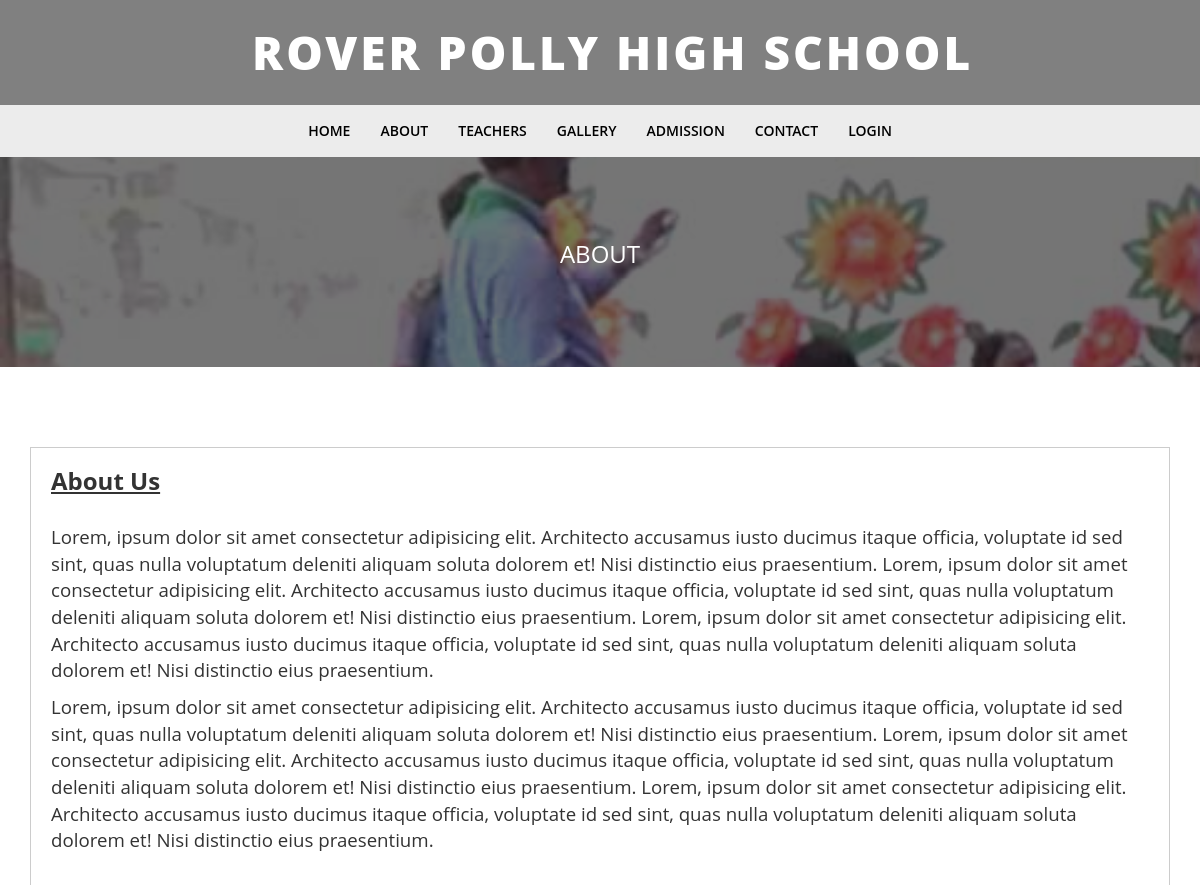
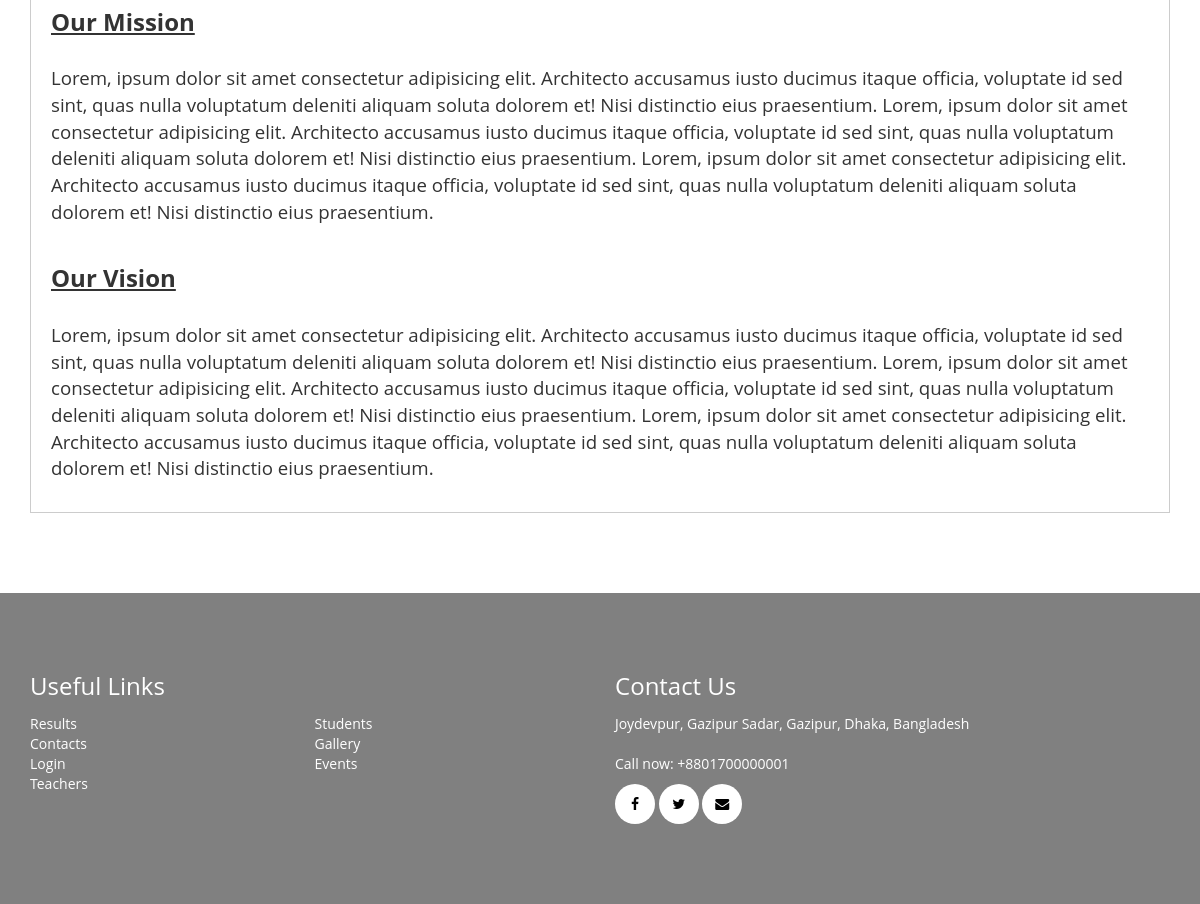
Page /about.php on the committed database (2 pictures, top to bottom).
### tables this page shows
CREATE TABLE `page_options` (
  `id` int(11) NOT NULL,
  `school_meta_key` varchar(55) NOT NULL,
  `school_meta_value` text
);

CREATE TABLE `page_contents` (
  `id` int(11) NOT NULL,
  `page_name` varchar(20) NOT NULL,
  `page_text` text,
  `page_image` varchar(100) DEFAULT NULL
);

### functions.php (called while the page is built, shortened)
<?php
require_once "includes/db.php";
function is_user_logged_in() {
	if(isset($_SESSION['user_role'])) {
		return true;
	} else {
		return false;
	}
}
function get_school_name() {
	global $conn;
	$query = "SELECT * FROM page_options WHERE school_meta_key='school_name'";
	$result = mysqli_query($conn, $query);
	if(mysqli_num_rows($result) > 0) {
		$row = mysqli_fetch_assoc($result);
		$school_name = $row['school_meta_value'];
	} else {
		$school_name = 'DEMO SCHOOL';
	}
	return $school_name;
}
function get_school_address() {
	global $conn;
	$query = "SELECT * FROM page_options WHERE school_meta_key='school_address'";
	$result = mysqli_query($conn, $query);
	if(mysqli_num_rows($result) > 0) {
		$row = mysqli_fetch_assoc($result);
		$school_addr = $row['school_meta_value'];
	} else {
		$school_addr = 'Dhaka, Bangladesh';
	}
	return $school_addr;
}

### about.php (the view)
<?php require_once "includes/header.php"; ?>
	<?php require_once "includes/banner.php" ?>
	<div class="about-section section-padding">
		<div class="container">
			<div class="row">
				<div class="col-md-12">
					<div class="single-about">
					<?php
						$query = "SELECT * FROM page_contents WHERE page_name='about_page'";
						$result = mysqli_query($conn, $query);
						$row = mysqli_fetch_assoc($result);
						echo $row['page_text'];
					?>
					</div>
				</div>
			</div>
		</div>
	</div>
<?php require_once "includes/footer.php"; ?>

### includes/header.php (shortened to what this page needs)
<?php
	require_once "functions.php";
?>
<!DOCTYPE html>
<html lang="en">
<head>
	<link rel="stylesheet" tpe="text/css" href="assets/css/bootstrap.min.css">
	<link rel="stylesheet" tpe="text/css" href="assets/css/font-awesome.min.css">
	<link rel="stylesheet" tpe="text/css" href="style.css">
</head>
<body>
	<div class="main-header theme-bg">
		<div class="container">
			<div class="row">
				<div class="col-md-2 text-right">
				</div>
				<div class="col-md-10 text-left">
					<div class="rphs-logo">
						<h2><?php echo get_school_name(); ?></h2>
					</div>
				</div>
			</div>
		</div>
	</div>
	<div class="main-menu-wrap">
		<nav class="navbar">
			<div class="container">
				<div id="navbarCollapse" class="collapse navbar-collapse">
					<ul class="nav navbar-nav text-right">
						<li><a href="index.php">Home</a></li>
						<li><a href="about.php">About</a></li>
						<li><a href="teachers.php">Teachers</a></li>
						<li><a href="gallery.php">Gallery</a></li>
						<li><a href="admission.php">Admission</a></li>
						<li><a href="contact.php">Contact</a></li>
						<?php
							if(!is_user_logged_in()) {
								echo "<li><a href='login.php'>Login</a></li>";
							}
						?>
					</ul>
				</div>
			</div>
		</nav>
	</div>

### includes/footer.php (shortened to what this page needs)
	<div class="footer-wrapper section-padding theme-bg">
		<div class="container">
			<div class="row">
				<div class="col-md-6">
					<h3 class="footer-header">Useful Links</h3>
					<ul class="footer-links">
						<li><a href="result.php">Results</a></li>
						<li><a href="contact.php">Contacts</a></li>
						<li><a href="login.php">Login</a></li>
						<li><a href="teachers.php">Teachers</a></li>
						<li><a href="login.php">Students</a></li>
						<li><a href="gallery.php">Gallery</a></li>
						<li><a href="event.php">Events</a></li>
					</ul>
				</div>
				<div class="col-md-6">
					<h3 class="footer-header">Contact Us</h3>
					<?php echo get_school_address(); ?>
					<ul class="social-profiles">
						<li><a href="https://facebook.com" target="_blank"><i class="fa fa-facebook"></i></a></li>
						<li><a href="https://twitter.com" target="_blank"><i class="fa fa-twitter"></i></a></li>
						<li><a href="mailto:admin@school.com"><i class="fa fa-envelope"></i></a></li>
					</ul>
				</div>
			</div>
		</div>
	</div>
</body>
</html>

### style.css (style rules this page uses)
h1, h2, h3, h4, h5, h6 { margin:0 0 15px; font-weight: 700px; }
body { font-family: 'Open Sans', sans-serif; }
.section-padding { padding:80px 0; }
.main-header { width: 100%; }
.theme-bg { background: #808080; }
.theme-bg a, .theme-bg h1, .theme-bg h2, .theme-bg h3, .theme-bg h4, .theme-bg p, .theme-bg { color: #fff; }
.main-header .rphs-logo h2 { color: #fff; padding: 27px; margin: 0; font-size: 46px; text-transform: uppercase; letter-spacing: 3px; font-weight: 800; }
.nav li a { color: #000; transition: 0.5s; text-transform: uppercase; font-weight: 600; }
.navbar { margin-bottom: 0px; }
.main-menu-wrap { background: #ececec; }
@media (min-width: 768px) { .navbar-nav { float:none; margin: 0 auto; display: table; table-layout: fixed; } }
.single-about { padding: 20px; border: 1px solid #ccc; }
.single-about h3 { text-decoration: underline; margin-bottom: 30px; }
ul.footer-links { columns: 2; list-style-type: none; margin: 0; padding: 0; }
ul.social-profiles { margin: 0; padding: 0; list-style-type: none; }
ul.social-profiles li { display: inline-block; }
ul.social-profiles li a { display: block; color: #000; background: #fff; border-radius: 50%; height: 40px; width: 40px; text-align: center; line-height: 40px; }
.theme-margin { width: 100%; height: 30px; }

### rows in the picture
page_options: school_meta_value "ROVER POLLY HIGH SCHOOL"
page_contents: page_text "About Us Lorem, ipsum dolor sit amet consectetur adipisicing elit. Architecto accusamus iusto ducimus itaque officia, voluptate id sed sint, quas nulla voluptatum deleniti aliquam soluta dolorem et! Nisi distinctio eius praesentium. Lorem, ipsum dolor sit amet consectetur adipisicing elit. Architecto accusamus iusto ducimus itaque officia, voluptate id sed sint, quas nulla voluptatum deleniti aliquam soluta dolorem et! Nisi distinctio eius praesentium. Lorem, ipsum dolor sit amet consectetur adipisicing elit. Architecto accusamus iusto ducimus itaque officia, voluptate id sed sint, quas nulla voluptatum deleniti aliquam soluta dolorem et! Nisi distinctio eius praesentium. Lorem, ipsum dolor…"
page_options: school_meta_value "Joydevpur, Gazipur Sadar, Gazipur, Dhaka, Bangladesh Call now: +8801700000001"

### other values in the picture
$capitalizePageName "ABOUT"
